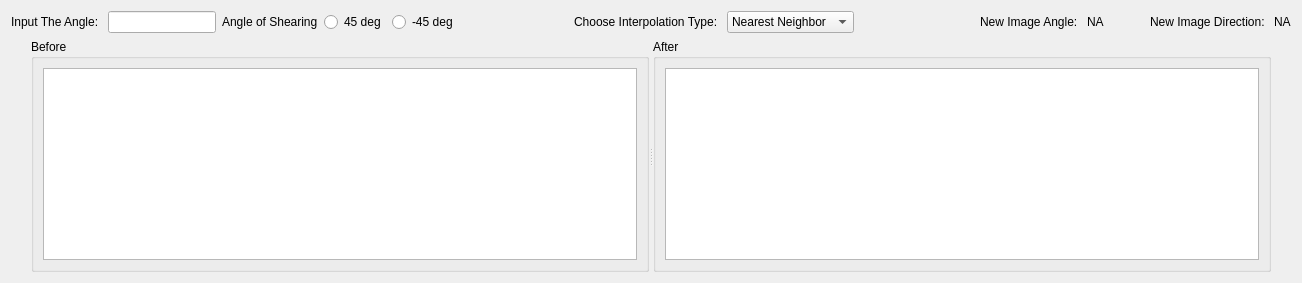
      <widget class="QWidget" name="tab_transformation">
       <attribute name="title">
        <string>Transformation</string>
       </attribute>
       <layout class="QGridLayout" name="gridLayout_9">
        <item row="0" column="0">
         <layout class="QHBoxLayout" name="horizontalLayout_7">
          <item>
           <widget class="QLabel" name="Input_Angle_label">
            <property name="text">
             <string>Input The Angle: </string>
            </property>
           </widget>
          </item>
          <item>
           <widget class="QLineEdit" name="Angle_lineEdit"/>
          </item>
          <item>
           <widget class="QLabel" name="Sheering_label">
            <property name="text">
             <string>Angle of Shearing</string>
            </property>
           </widget>
          </item>
          <item>
           <widget class="QRadioButton" name="radioButton_positive">
            <property name="text">
             <string>45 deg</string>
            </property>
           </widget>
          </item>
          <item>
           <widget class="QRadioButton" name="radioButton_negative">
            <property name="text">
             <string>-45 deg</string>
            </property>
           </widget>
          </item>
          <item>
           <spacer name="horizontalSpacer_2">
            <property name="orientation">
             <enum>Qt::Horizontal</enum>
            </property>
            <property name="sizeHint" stdset="0">
             <size>
              <width>110</width>
              <height>20</height>
             </size>
            </property>
           </spacer>
          </item>
          <item>
           <widget class="QLabel" name="Choose_Interpolation_label">
            <property name="text">
             <string>Choose Interpolation Type: </string>
            </property>
           </widget>
          </item>
          <item>
           <widget class="QComboBox" name="comboBox">
            <item>
             <property name="text">
              <string>Nearest Neighbor</string>
             </property>
            </item>
            <item>
             <property name="text">
              <string>Bi Linear</string>
             </property>
            </item>
           </widget>
          </item>
          <item>
           <spacer name="horizontalSpacer">
            <property name="orientation">
             <enum>Qt::Horizontal</enum>
            </property>
            <property name="sizeHint" stdset="0">
             <size>
              <width>120</width>
              <height>20</height>
             </size>
            </property>
           </spacer>
          </item>
          <item>
           <widget class="QLabel" name="NewImageAngle_label">
            <property name="text">
             <string>New Image Angle: </string>
            </property>
           </widget>
          </item>
          <item>
           <widget class="QLabel" name="NewImageAngle_label_display">
            <property name="text">
             <string>NA</string>
            </property>
           </widget>
          </item>
          <item>
           <spacer name="horizontalSpacer_3">
            <property name="orientation">
             <enum>Qt::Horizontal</enum>
            </property>
            <property name="sizeHint" stdset="0">
             <size>
              <width>40</width>
              <height>20</height>
             </size>
            </property>
           </spacer>
          </item>
          <item>
           <widget class="QLabel" name="NewImageDirection_label">
            <property name="text">
             <string>New Image Direction: </string>
            </property>
           </widget>
          </item>
          <item>
           <widget class="QLabel" name="NewImageDirection_label_display">
            <property name="text">
             <string>NA</string>
            </property>
           </widget>
          </item>
         </layout>
        </item>
        <item row="1" column="0">
         <layout class="QHBoxLayout" name="horizontalLayout_8">
          <item>
           <spacer name="verticalSpacer_5">
            <property name="orientation">
             <enum>Qt::Vertical</enum>
            </property>
            <property name="sizeType">
             <enum>QSizePolicy::Expanding</enum>
            </property>
            <property name="sizeHint" stdset="0">
             <size>
              <width>20</width>
              <height>100</height>
             </size>
            </property>
           </spacer>
          </item>
          <item>
           <widget class="QSplitter" name="splitter_3">
            <property name="orientation">
             <enum>Qt::Horizontal</enum>
            </property>
            <widget class="QGroupBox" name="before_transformation_groupBox">
             <property name="title">
              <string>Before</string>
             </property>
             <layout class="QGridLayout" name="gridLayout_17">
              <item row="0" column="0">
               <widget class="MplWidget" name="before"/>
              </item>
             </layout>
            </widget>
            <widget class="QGroupBox" name="after_transformation_groupBox">
             <property name="title">
              <string>After</string>
             </property>
             <layout class="QGridLayout" name="gridLayout_18">
              <item row="0" column="0">
               <widget class="MplWidget" name="after"/>
              </item>
             </layout>
            </widget>
           </widget>
          </item>
          <item>
           <spacer name="verticalSpacer_6">
            <property name="orientation">
             <enum>Qt::Vertical</enum>
            </property>
            <property name="sizeType">
             <enum>QSizePolicy::Expanding</enum>
            </property>
            <property name="sizeHint" stdset="0">
             <size>
              <width>20</width>
              <height>100</height>
             </size>
            </property>
           </spacer>
          </item>
         </layout>
        </item>
       </layout>
      </widget>
